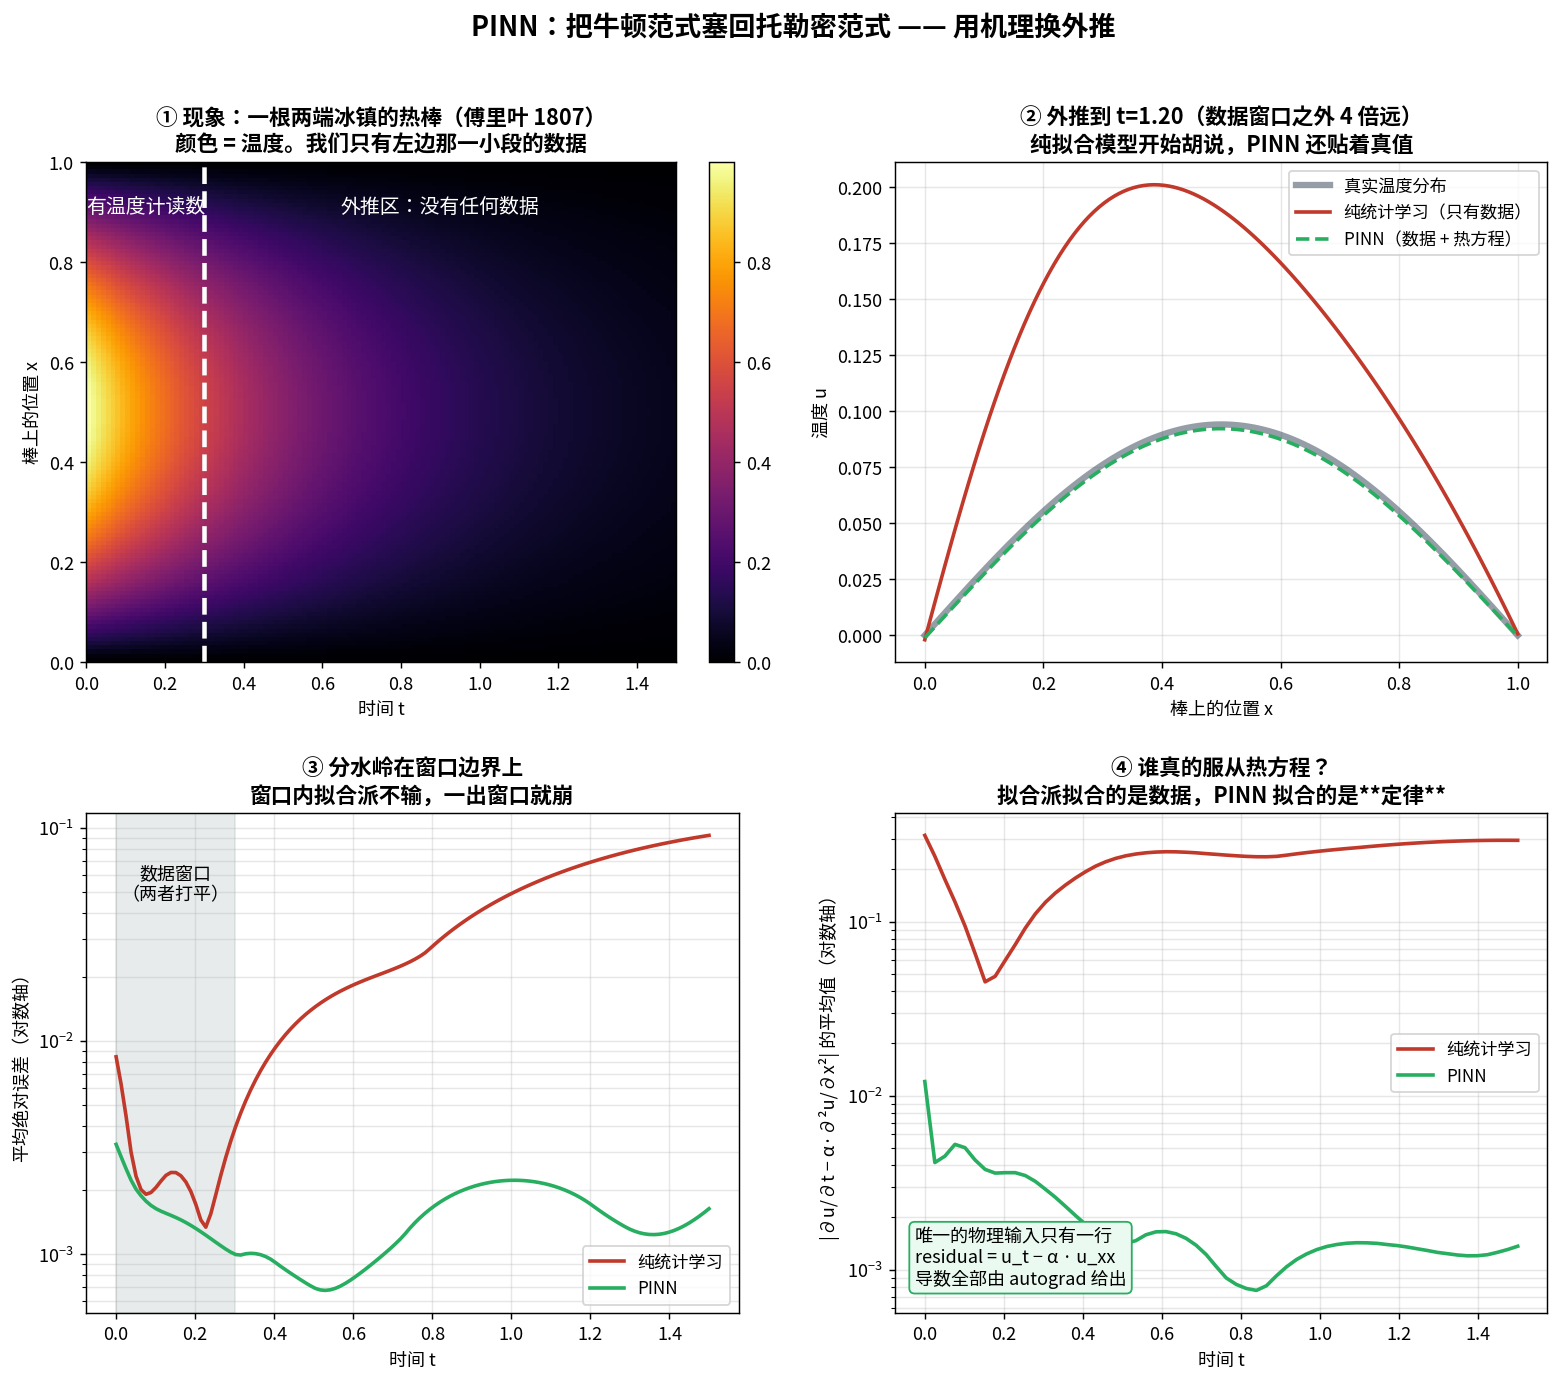

The Python source for this figure:
"""pinn_heat_rod.py
================================================================================
Chapter 0.4.7 · 钟摆的回摆：把物理塞回损失函数（PINN）

现象 → 模拟 → 解剖 → 公式：

  现象：一根金属棒，两端泡在冰水里，中间一开始是热的。热往两头跑，棒慢慢凉。
        这正是 1807 年傅里叶为蒸汽机金属件建模的那个问题。
  模拟：假设我们只有 t ∈ [0, 0.3] 这段时间的温度计读数（实验窗口），
        想知道 t = 1.5 时棒长什么样 —— 这是一次**外推**。
        两个模型抢答：
          · 纯统计学习：只跟数据较劲，loss = MSE(数据)
          · PINN：loss = MSE(数据) + MSE(边界) + λ·MSE(热方程残差)
            —— 把傅里叶的 ∂u/∂t = α·∂²u/∂x² 直接写进损失函数
  解剖：数据窗口内，两者都对。窗口外，纯拟合模型立刻崩，PINN 稳住。
        **机理不是用来提高拟合精度的，是用来买外推权的。** 跟牛顿 vs 开普勒一模一样。
  公式：唯一的物理输入就是那一行 residual = u_t - α·u_xx，
        而 u_t 和 u_xx 是 autograd 算的 —— 牛顿的流数给傅里叶的方程当裁判。

运行：  python ch00_4_modeling/pinn_heat_rod.py
================================================================================
"""

from pathlib import Path

import matplotlib.pyplot as plt
import numpy as np
import torch
import torch.nn as nn

torch.manual_seed(1807)
torch.set_num_threads(4)

ALPHA = 0.2            # 热扩散系数
T_DATA = 0.3           # 实验窗口：只有这段时间有温度计读数
T_MAX = 1.5            # 想外推到的时刻（窗口之外 5 倍远）


def exact(x, t):
    """真实解（上帝视角）：u = exp(-απ²t)·sin(πx)。模型看不到它。"""
    return torch.exp(-ALPHA * np.pi**2 * t) * torch.sin(np.pi * x)


def make_net():
    return nn.Sequential(nn.Linear(2, 32), nn.Tanh(),
                         nn.Linear(32, 32), nn.Tanh(),
                         nn.Linear(32, 1))


def pde_residual(net, x, t):
    """热方程残差 = u_t - α·u_xx，全部导数由 autograd 给出。

    这一行就是全部的"物理输入"。它不需要任何数据。
    """
    x = x.requires_grad_(True)
    t = t.requires_grad_(True)
    u = net(torch.cat([x, t], dim=1))
    u_t = torch.autograd.grad(u.sum(), t, create_graph=True)[0]
    u_x = torch.autograd.grad(u.sum(), x, create_graph=True)[0]
    u_xx = torch.autograd.grad(u_x.sum(), x, create_graph=True)[0]
    return u_t - ALPHA * u_xx


def train(use_physics, steps=4000, lam=10.0, seed=0):
    """两个模型只差一项：要不要把热方程算进 loss。

    公平起见，两边都拿到同样的实验条件：
      · 窗口内的温度计读数（数据）
      · 两端泡在冰水里 u(0,t)=u(1,t)=0（边界条件，实验装置本身就摆在那儿）
    PINN 唯一多出来的，是那条**定律**：u_t = α·u_xx。
    """
    torch.manual_seed(seed)
    net = make_net()
    opt = torch.optim.Adam(net.parameters(), lr=3e-3)

    # 实验数据：只在 t ∈ [0, T_DATA] 采到
    xd = torch.rand(400, 1)
    td = torch.rand(400, 1) * T_DATA
    ud = exact(xd, td)

    # 边界条件：两端始终是冰点，全时段成立
    tb = torch.rand(400, 1) * T_MAX
    xb = torch.cat([torch.zeros(400, 1), torch.ones(400, 1)])
    tb = torch.cat([tb, tb])

    # 配点：铺满整个时空域（不需要任何观测值，只需要"物理必须成立"）
    xc = torch.rand(2000, 1)
    tc = torch.rand(2000, 1) * T_MAX

    hist = []
    for _ in range(steps):
        loss = ((net(torch.cat([xd, td], 1)) - ud) ** 2).mean()      # 数据项
        loss = loss + (net(torch.cat([xb, tb], 1)) ** 2).mean()      # 边界项
        if use_physics:
            loss = loss + lam * (pde_residual(net, xc.clone(), tc.clone()) ** 2).mean()
        opt.zero_grad()
        loss.backward()
        opt.step()
        hist.append(loss.item())
    return net, np.array(hist)


@torch.no_grad()
def field(net, nx=120, nt=120):
    x = torch.linspace(0, 1, nx)
    t = torch.linspace(0, T_MAX, nt)
    gx, gt = torch.meshgrid(x, t, indexing="ij")
    u = net(torch.stack([gx.reshape(-1), gt.reshape(-1)], 1)).reshape(nx, nt)
    return x.numpy(), t.numpy(), u.numpy()


def main():
    print("── 训练两个模型（只差一项 loss）─────────────────────")
    net_data, hist_data = train(use_physics=False)
    print("  纯统计学习模型训练完毕")
    net_pinn, hist_pinn = train(use_physics=True)
    print("  PINN（loss 里加了热方程残差）训练完毕")

    x, t, u_data = field(net_data)
    _, _, u_pinn = field(net_pinn)
    gx, gt = torch.meshgrid(torch.tensor(x), torch.tensor(t), indexing="ij")
    u_true = exact(gx, gt).numpy()

    err_data = np.abs(u_data - u_true).mean(axis=0)
    err_pinn = np.abs(u_pinn - u_true).mean(axis=0)
    inside = t <= T_DATA
    print("\n── 平均绝对误差 ────────────────────────────────────")
    print(f"  数据窗口内 (t≤{T_DATA})：纯拟合 {err_data[inside].mean():.4f}   "
          f"PINN {err_pinn[inside].mean():.4f}   → 同一量级，不分胜负")
    print(f"  外推区   (t>{T_DATA})：纯拟合 {err_data[~inside].mean():.4f}   "
          f"PINN {err_pinn[~inside].mean():.4f}   "
          f"→ PINN 好 {err_data[~inside].mean()/err_pinn[~inside].mean():.1f} 倍")
    print("\n  机理不是用来提高拟合精度的，是用来**买外推权**的。")
    print("  这就是牛顿 vs 开普勒那一局，在 2020 年代的重演。")

    # ---------- 画图 ----------
    fig = plt.figure(figsize=(14.5, 11.5))
    gs = fig.add_gridspec(2, 2, hspace=0.30, wspace=0.24)
    ext = [0, T_MAX, 0, 1]

    # (a) 真实的热传导 + 数据窗口
    ax = fig.add_subplot(gs[0, 0])
    im = ax.imshow(u_true, origin="lower", aspect="auto", extent=ext, cmap="inferno")
    ax.axvline(T_DATA, color="w", lw=2.5, ls="--")
    ax.text(T_DATA / 2, 0.9, "有温度计读数", color="w", ha="center", fontsize=11)
    ax.text((T_DATA + T_MAX) / 2, 0.9, "外推区：没有任何数据", color="w",
            ha="center", fontsize=11)
    ax.set_xlabel("时间 t")
    ax.set_ylabel("棒上的位置 x")
    ax.set_title("① 现象：一根两端冰镇的热棒（傅里叶 1807）\n"
                 "颜色 = 温度。我们只有左边那一小段的数据",
                 fontsize=12, fontweight="bold")
    plt.colorbar(im, ax=ax, fraction=0.046)

    # (b) t=0.8 的剖面
    ax = fig.add_subplot(gs[0, 1])
    j = np.argmin(np.abs(t - 1.2))
    ax.plot(x, u_true[:, j], color="#2c3e50", lw=3.5, alpha=0.5, label="真实温度分布")
    ax.plot(x, u_data[:, j], color="#c0392b", lw=2, label="纯统计学习（只有数据）")
    ax.plot(x, u_pinn[:, j], "--", color="#27ae60", lw=2, label="PINN（数据 + 热方程）")
    ax.set_xlabel("棒上的位置 x")
    ax.set_ylabel("温度 u")
    ax.set_title(f"② 外推到 t={t[j]:.2f}（数据窗口之外 4 倍远）\n"
                 "纯拟合模型开始胡说，PINN 还贴着真值",
                 fontsize=12, fontweight="bold")
    ax.legend(fontsize=9.5)
    ax.grid(alpha=0.3)

    # (c) 误差随时间
    ax = fig.add_subplot(gs[1, 0])
    ax.semilogy(t, err_data, color="#c0392b", lw=2, label="纯统计学习")
    ax.semilogy(t, err_pinn, color="#27ae60", lw=2, label="PINN")
    ax.axvspan(0, T_DATA, color="#95a5a6", alpha=0.22)
    ax.text(T_DATA / 2, err_data.max() * 0.5, "数据窗口\n（不分胜负）",
            ha="center", fontsize=10)
    ax.set_xlabel("时间 t")
    ax.set_ylabel("平均绝对误差（对数轴）")
    ax.set_title("③ 分水岭在窗口边界上\n窗口内拟合派不输，一出窗口就崩",
                 fontsize=12, fontweight="bold")
    ax.legend(fontsize=9.5)
    ax.grid(alpha=0.3, which="both")

    # (d) PDE 残差场：谁真的"懂"热传导
    ax = fig.add_subplot(gs[1, 1])
    xc = torch.linspace(0, 1, 60).repeat_interleave(60).reshape(-1, 1)
    tc = torch.linspace(0, T_MAX, 60).repeat(60).reshape(-1, 1)
    r_data = pde_residual(net_data, xc.clone(), tc.clone()).detach().abs()
    r_pinn = pde_residual(net_pinn, xc.clone(), tc.clone()).detach().abs()
    ax.semilogy(tc.reshape(60, 60)[0], r_data.reshape(60, 60).mean(0),
                color="#c0392b", lw=2, label="纯统计学习")
    ax.semilogy(tc.reshape(60, 60)[0], r_pinn.reshape(60, 60).mean(0),
                color="#27ae60", lw=2, label="PINN")
    ax.set_xlabel("时间 t")
    ax.set_ylabel("|∂u/∂t − α·∂²u/∂x²| 的平均值（对数轴）")
    ax.set_title("④ 谁真的服从热方程？\n拟合派拟合的是数据，PINN 拟合的是**定律**",
                 fontsize=12, fontweight="bold")
    ax.legend(fontsize=9.5)
    ax.grid(alpha=0.3, which="both")
    ax.text(0.03, 0.05,
            "唯一的物理输入只有一行\n"
            "residual = u_t − α · u_xx\n"
            "导数全部由 autograd 给出",
            transform=ax.transAxes, fontsize=10, va="bottom",
            bbox=dict(boxstyle="round", fc="#eafaf1", ec="#27ae60"))

    fig.suptitle("PINN：把牛顿范式塞回托勒密范式 —— 用机理换外推",
                 fontsize=15, fontweight="bold")
    out = Path(__file__).with_suffix(".png")
    fig.savefig(out, dpi=130, bbox_inches="tight")
    print(f"\n图已保存到 {out}")


if __name__ == "__main__":
    plt.rcParams["font.sans-serif"] = [
        "PingFang SC", "Heiti SC", "Songti SC", "Noto Sans CJK SC",
        "Noto Sans CJK JP", "WenQuanYi Zen Hei", "Arial Unicode MS",
    ]
    plt.rcParams["axes.unicode_minus"] = False
    main()
